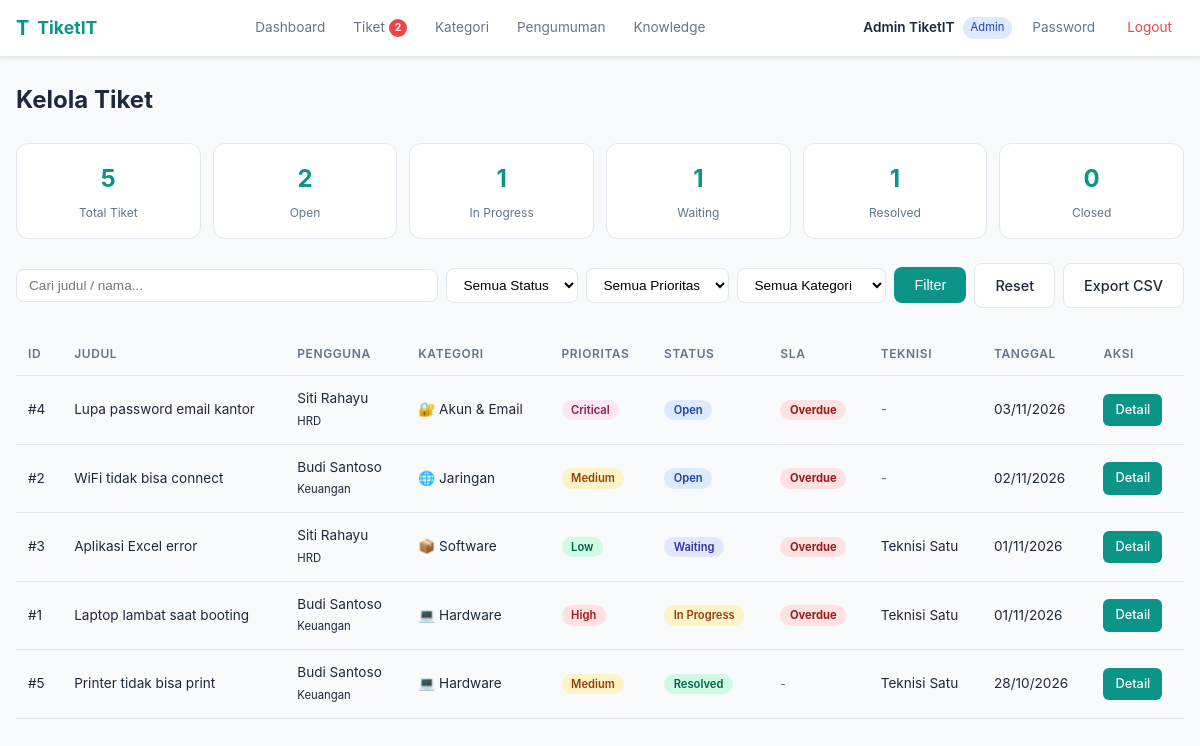
/admin/tickets (signed in), run on an earlier commit of the app's database.
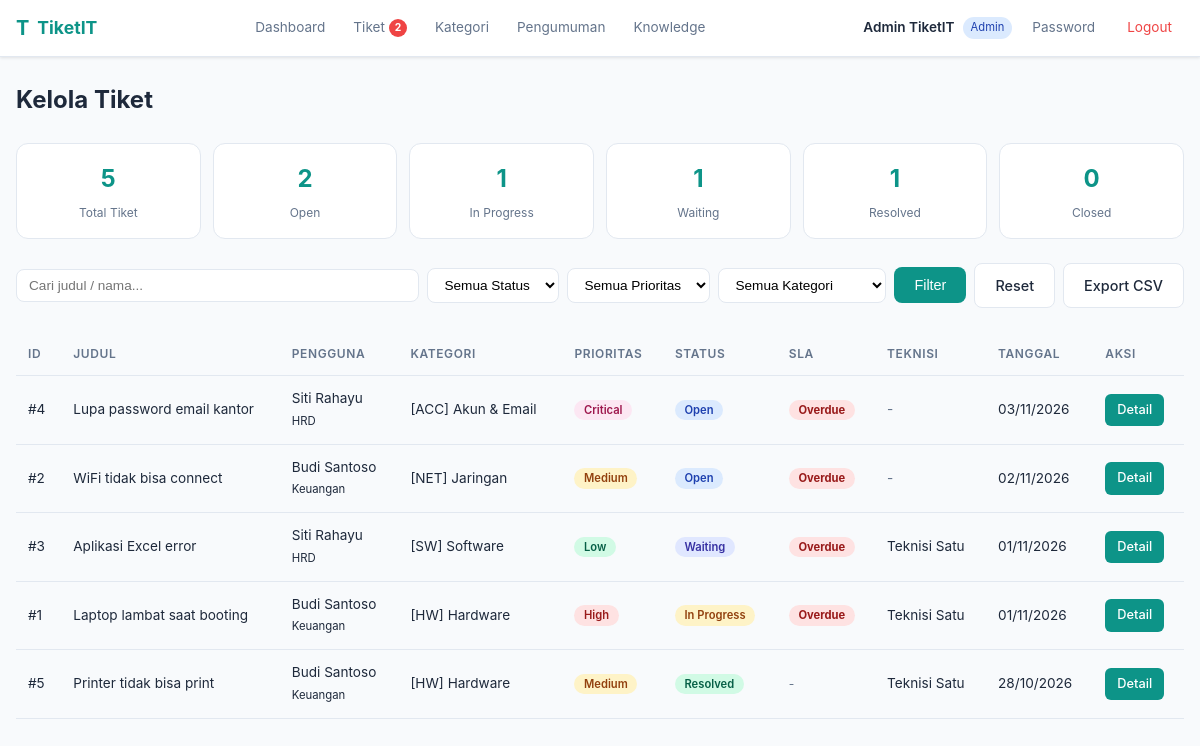
And on a later commit of the database.
### tables this page shows
CREATE TABLE IF NOT EXISTS tickets (
    id INT AUTO_INCREMENT PRIMARY KEY,
    id_user INT NOT NULL,
    id_category INT NOT NULL,
    id_teknisi INT DEFAULT NULL,
    id_asset INT DEFAULT NULL,
    judul VARCHAR(255) NOT NULL,
    deskripsi TEXT NOT NULL,
    prioritas ENUM('low', 'medium', 'high', 'critical') NOT NULL DEFAULT 'medium',
    status ENUM('open', 'in_progress', 'waiting', 'resolved', 'closed') NOT NULL DEFAULT 'open',
    lampiran VARCHAR(255) DEFAULT NULL,
    sla_jam INT NOT NULL DEFAULT 48,
    created_at TIMESTAMP DEFAULT CURRENT_TIMESTAMP,
    updated_at TIMESTAMP DEFAULT CURRENT_TIMESTAMP ON UPDATE CURRENT_TIMESTAMP,
    resolved_at TIMESTAMP NULL DEFAULT NULL,
    FOREIGN KEY (id_user) REFERENCES users(id) ON DELETE CASCADE,
    FOREIGN KEY (id_category) REFERENCES categories(id) ON DELETE RESTRICT,
    FOREIGN KEY (id_teknisi) REFERENCES users(id) ON DELETE SET NULL,
    FOREIGN KEY (id_asset) REFERENCES assets(id) ON DELETE SET NULL
);

CREATE TABLE IF NOT EXISTS users (
    id INT AUTO_INCREMENT PRIMARY KEY,
    email VARCHAR(255) NOT NULL UNIQUE,
    password VARCHAR(255) NOT NULL,
    nama VARCHAR(255) NOT NULL,
    role ENUM('admin', 'teknisi', 'user') NOT NULL DEFAULT 'user',
    departemen VARCHAR(100),
    no_telp VARCHAR(50),
    created_at TIMESTAMP DEFAULT CURRENT_TIMESTAMP,
    updated_at TIMESTAMP DEFAULT CURRENT_TIMESTAMP ON UPDATE CURRENT_TIMESTAMP
);

CREATE TABLE IF NOT EXISTS categories (
    id INT AUTO_INCREMENT PRIMARY KEY,
    nama VARCHAR(100) NOT NULL,
    deskripsi TEXT,
    icon VARCHAR(50) DEFAULT '',
    created_at TIMESTAMP DEFAULT CURRENT_TIMESTAMP
);

### Core/functions.php (called while the page is built, shortened)
<?php
function base_path($path)
{
    return BASE_PATH . $path;
}
function view($path, $attributes = [])
{
    extract($attributes);
    require base_path('views/' . $path);
}
function isOverdue($ticket) {
    if (in_array($ticket['status'], ['resolved', 'closed'])) {
        return false;
    }
    $created = strtotime($ticket['created_at']);
    $slaSeconds = $ticket['sla_jam'] * 3600;
    $deadline = $created + $slaSeconds;
    return time() > $deadline;
}

### controllers/admin/tickets/index.php (called while the page is built, shortened)
<?php
$db = App::resolve(Database::class);
$status = $_GET['status'] ?? '';
$priority = $_GET['prioritas'] ?? '';
$category = $_GET['kategori'] ?? '';
$search = trim($_GET['search'] ?? '');
$perPage = 10;
$page = max(1, (int) ($_GET['page'] ?? 1));
$offset = ($page - 1) * $perPage;
$sql = 'SELECT t.*, c.nama AS kategori_nama, c.icon AS kategori_icon,
               u.nama AS user_nama, u.departemen AS user_departemen,
               tek.nama AS teknisi_nama
        FROM tickets t
        JOIN categories c ON t.id_category = c.id
        JOIN users u ON t.id_user = u.id
        LEFT JOIN users tek ON t.id_teknisi = tek.id
        WHERE 1=1';
$params = [];
$countSql = 'SELECT COUNT(*) as total FROM tickets t JOIN users u ON t.id_user = u.id WHERE 1=1';
$countParams = [];
$totalTickets = $db->query($countSql, $countParams)->get()['total'];
$totalPages = max(1, ceil($totalTickets / $perPage));
$sql .= ' ORDER BY t.created_at DESC LIMIT ' . (int)$perPage . ' OFFSET ' . (int)$offset;
$tickets = $db->query($sql, $params)->getAll();
$categories = $db->query('SELECT * FROM categories ORDER BY nama')->getAll();
$stats = [
    'total' => $db->query('SELECT COUNT(*) as c FROM tickets')->get()['c'],
    'open' => $db->query("SELECT COUNT(*) as c FROM tickets WHERE status = 'open'")->get()['c'],
    'in_progress' => $db->query("SELECT COUNT(*) as c FROM tickets WHERE status = 'in_progress'")->get()['c'],
    'waiting' => $db->query("SELECT COUNT(*) as c FROM tickets WHERE status = 'waiting'")->get()['c'],
    'resolved' => $db->query("SELECT COUNT(*) as c FROM tickets WHERE status = 'resolved'")->get()['c'],
    'closed' => $db->query("SELECT COUNT(*) as c FROM tickets WHERE status = 'closed'")->get()['c'],
];
view('dashboard_admin/tickets/index.view.php', [
    'css' => 'dashboard.css',
    'title' => 'Kelola Tiket - TiketIT',
    'tickets' => $tickets,
    'categories' => $categories,
    'stats' => $stats,
    'filters' => ['status' => $status, 'prioritas' => $priority, 'kategori' => $category, 'search' => $search],
    'pagination' => ['page' => $page, 'totalPages' => $totalPages, 'total' => $totalTickets, 'perPage' => $perPage],
]);

### public/index.php (called while the page is built, shortened)
<?php
require BASE_PATH.'Core/functions.php';
spl_autoload_register(function ($class) {
    $class = str_replace('\\', DIRECTORY_SEPARATOR, $class);
});
require base_path('bootstrap.php');
$router = new \Core\Router();
$uri = parse_url($_SERVER['REQUEST_URI'])['path'];
$method = $_POST['_method'] ?? $_SERVER['REQUEST_METHOD'];
$router->route($uri, $method);

### Core/App.php (called while the page is built, shortened)
<?php
class App
{
    protected static $container;
    public static function setContainer($container)
    {
        static::$container = $container;
    }
    public static function container()
    {
        return static::$container;
    }
    public static function resolve($key)
    {
        return static::container()->resolve($key);
    }
}

### Core/Container.php (called while the page is built, shortened)
<?php
class Container
{
    protected $bindings = [];
    public function bind($key, $resolver)
    {
        $this->bindings[$key] = $resolver;
    }
    public function resolve($key)
    {
        $resolver = $this->bindings[$key];
        return call_user_func($resolver);
    }
}

### config.php (called while the page is built, shortened)
<?php
$config = [
    'database' => [
        'host' => getenv('DB_HOST') ?: 'localhost',
        'port' => getenv('DB_PORT') ?: 3306,
        'dbname' => getenv('DB_NAME') ?: 'tiketit',
        'charset' => 'utf8mb4',
        'username' => getenv('DB_USER') ?: 'root',
        'password' => getenv('DB_PASS') ?: '',
    ],
    'app' => [
        'name' => 'TiketIT',
        'version' => '1.0.0',
        'timezone' => 'Asia/Jakarta',
    ],
];
$local = __DIR__ . '/config.local.php';
return $config;

### bootstrap.php (called while the page is built, shortened)
<?php
$container = new Container();
$container->bind('Core\Database', function () {
    $config = require base_path('config.php');
    return new Database(
        $config['database'],
        $config['database']['username'] ?? 'root',
        $config['database']['password'] ?? ''
    );
});

### Core/Database.php (called while the page is built, shortened)
<?php
class Database
{
    public $connection;
    public $statement;
    public function __construct($config, $username = 'root', $password = '')
    {
        $dsn = 'mysql:' . http_build_query($config, '', ';');
        $this->connection = new PDO($dsn, $username, $password, [
           PDO::ATTR_DEFAULT_FETCH_MODE => PDO::FETCH_ASSOC
        ]);
    }
    public function query($query, $params = [])
    {
        $this->statement = $this->connection->prepare($query);
        $this->statement->execute($params);
        return $this;
    }
    public function getAll()
    {
        return $this->statement->fetchAll();
    }
    public function get()
    {
        return $this->statement->fetch();
    }
}

### views/dashboard_admin/tickets/index.view.php (the view, shortened to what this page needs)
<?php require base_path('views/partials/head.php') ?>
<?php require base_path('views/partials/dash-navbar.php') ?>
<div class="dashboard-container">
    <div class="page-header">
        <h1>Kelola Tiket</h1>
    </div>
    <div class="stats-grid">
        <div class="stat-card stat-total">
            <div class="stat-number"><?= $stats['total'] ?></div>
            <div class="stat-label">Total Tiket</div>
        </div>
        <div class="stat-card stat-open">
            <div class="stat-number"><?= $stats['open'] ?></div>
            <div class="stat-label">Open</div>
        </div>
        <div class="stat-card stat-progress">
            <div class="stat-number"><?= $stats['in_progress'] ?></div>
            <div class="stat-label">In Progress</div>
        </div>
        <div class="stat-card stat-waiting">
            <div class="stat-number"><?= $stats['waiting'] ?></div>
            <div class="stat-label">Waiting</div>
        </div>
        <div class="stat-card stat-resolved">
            <div class="stat-number"><?= $stats['resolved'] ?></div>
            <div class="stat-label">Resolved</div>
        </div>
        <div class="stat-card stat-closed">
            <div class="stat-number"><?= $stats['closed'] ?></div>
            <div class="stat-label">Closed</div>
        </div>
    </div>
    <div class="filter-bar">
        <form method="GET" action="/admin/tickets" class="filter-form">
            <input type="text" name="search" placeholder="Cari judul / nama..." value="<?= htmlspecialchars($filters['search']) ?>">
            <select name="status">
                <option value="">Semua Status</option>
            </select>
            <select name="prioritas">
                <option value="">Semua Prioritas</option>
            </select>
            <select name="kategori">
                <option value="">Semua Kategori</option>
            </select>
            <button type="submit" class="btn-primary">Filter</button>
            <a href="/admin/tickets" class="btn-secondary">Reset</a>
            <a href="/admin/tickets/export<?= !empty($_SERVER['QUERY_STRING']) ? '?' . htmlspecialchars($_SERVER['QUERY_STRING']) : '' ?>" class="btn-secondary"> Export CSV</a>
        </form>
    </div>
    <?php if (empty($tickets)): ?>
        <div class="empty-state">
            <div class="empty-icon"></div>
            <p>Tidak ada tiket ditemukan.</p>
        </div>
    <?php else: ?>
        <div class="table-responsive">
            <table class="data-table">
                <thead>
                    <tr>
                        <th>ID</th>
                        <th>Judul</th>
                        <th>Pengguna</th>
                        <th>Kategori</th>
                        <th>Prioritas</th>
                        <th>Status</th>
                        <th>SLA</th>
                        <th>Teknisi</th>
                        <th>Tanggal</th>
                        <th>Aksi</th>
                    </tr>
                </thead>
                <tbody>
                    <?php foreach ($tickets as $ticket): ?>
                    <tr>
                        <td>#<?= $ticket['id'] ?></td>
                        <td class="td-title"><?= htmlspecialchars($ticket['judul']) ?></td>
                        <td><?= htmlspecialchars($ticket['user_nama']) ?><br><small><?= htmlspecialchars($ticket['user_departemen'] ?? '') ?></small></td>
                        <td><?= $ticket['kategori_icon'] ?> <?= htmlspecialchars($ticket['kategori_nama']) ?></td>
                        <td><span class="badge badge-priority-<?= $ticket['prioritas'] ?>"><?= ucfirst($ticket['prioritas']) ?></span></td>
                        <td><span class="badge badge-<?= $ticket['status'] ?>"><?= ucfirst(str_replace('_', ' ', $ticket['status'])) ?></span></td>
                        <td>
                            <?php if (isOverdue($ticket)): ?>
                                <span class="badge badge-overdue">Overdue</span>
                            <?php elseif (!in_array($ticket['status'], ['resolved', 'closed'])): ?>
                                <span class="text-muted" style="font-size:0.75rem;"><?= slaRemaining($ticket) ?></span>
                            <?php else: ?>
                                <span class="text-muted" style="font-size:0.75rem;">-</span>
                            <?php endif; ?>
                        </td>
                        <td><?= $ticket['teknisi_nama'] ? htmlspecialchars($ticket['teknisi_nama']) : '<span class="text-muted">-</span>' ?></td>
                        <td><?= date('d/m/Y', strtotime($ticket['created_at'])) ?></td>
                        <td><a href="/admin/tickets/detail?id=<?= $ticket['id'] ?>" class="btn-sm btn-primary">Detail</a></td>
                    </tr>
                    <?php endforeach; ?>
                </tbody>
            </table>
        </div>
    <?php endif; ?>
</div>
<?php require base_path('views/partials/foot.php') ?>

### Core/Router.php (shortened to what this page needs)
<?php
class Router
{
    protected $routes = [];
    public function add($method, $uri, $controller)
    {
        $this->routes[] = [
            'uri' => $uri,
            'controller' => $controller,
            'method' => $method
        ];
    }
    public function route($uri, $method)
    {
        foreach ($this->routes as $route) {
            if ($route['uri'] === $uri && $route['method'] === strtoupper($method)) {
                return require base_path($route['controller']);
            }
        }
    }
}

### views/partials/head.php (shortened to what this page needs)
<!DOCTYPE html>
<html lang="en">
<head>
    <link rel="stylesheet" href="/css/<?= $css ?>">
    <link href="https://cdn.jsdelivr.net/npm/remixicon@4.3.0/fonts/remixicon.css" rel="stylesheet" />
</head>
<body>

### views/partials/dash-navbar.php (shortened to what this page needs)
<nav class="dash-navbar">
    <div class="dash-nav-container">
        <a href="/" class="dash-nav-logo">
            <span class="logo-icon">T</span>
            <span>TiketIT</span>
        </a>
        <div class="dash-nav-links">
            <?php if ($_SESSION['user']['role'] === 'admin' || $_SESSION['user']['role'] === 'teknisi'): ?>
                <a href="/admin" class="dash-nav-link">Dashboard</a>
                <a href="/admin/tickets" class="dash-nav-link">Tiket<?php
                if (isset($_SESSION['user']) && in_array($_SESSION['user']['role'], ['admin', 'teknisi'])) {
                    if ($_SESSION['open_tickets_count'] > 0) {
                        echo '<span class="nav-badge">' . $_SESSION['open_tickets_count'] . '</span>';
                    }
                }
                ?></a>
                <a href="/admin/categories" class="dash-nav-link">Kategori</a>
                <a href="/admin/announcements" class="dash-nav-link">Pengumuman</a>
                <a href="/admin/knowledge" class="dash-nav-link">Knowledge</a>
            <?php endif; ?>
        </div>
        <div class="dash-nav-user">
            <span class="dash-nav-name"><?= htmlspecialchars($_SESSION['user']['nama']) ?></span>
            <span class="dash-nav-role badge-role-<?= $_SESSION['user']['role'] ?>"><?= ucfirst($_SESSION['user']['role']) ?></span>
            <a href="/<?= $_SESSION['user']['role'] === 'admin' || $_SESSION['user']['role'] === 'teknisi' ? 'admin' : 'user' ?>/sandi" class="dash-nav-link">Password</a>
            <a href="/logout" class="dash-nav-link dash-nav-logout" onclick="return confirm('Yakin ingin keluar?')">Logout</a>
        </div>
    </div>
</nav>

### views/partials/foot.php (shortened to what this page needs)
</body>
</html>

What changed in the data, as far as the page shows it:
changed through a linked row, tickets "Printer tidak bisa print": id_category.icon "💻" → "[HW]"
changed through a linked row, tickets "Lupa password email kantor": id_category.icon "🔐" → "[ACC]"
changed through a linked row, tickets "WiFi tidak bisa connect": id_category.icon "🌐" → "[NET]"
changed through a linked row, tickets "Aplikasi Excel error": id_category.icon "📦" → "[SW]"
changed through a linked row, tickets "Laptop lambat saat booting": id_category.icon "💻" → "[HW]"
